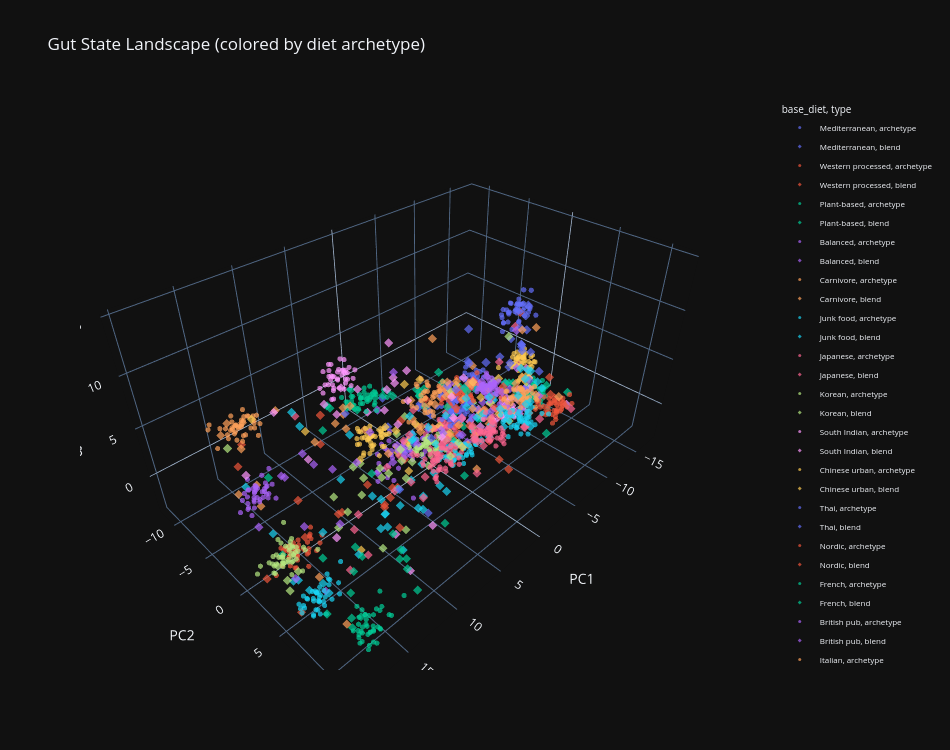

Notebook code for this chart:
### Code cell
fig = px.scatter_3d(
    plot_df, x='PC1', y='PC2', z='PC3', color='base_diet', symbol='type',
    hover_name='label', opacity=0.7,
    title='Gut State Landscape (colored by diet archetype)',
    template=PLOTLY_DARK, width=950, height=750,
)
fig.update_traces(marker=dict(size=3))
fig.update_layout(legend=dict(font=dict(size=8)))
fig.show()
